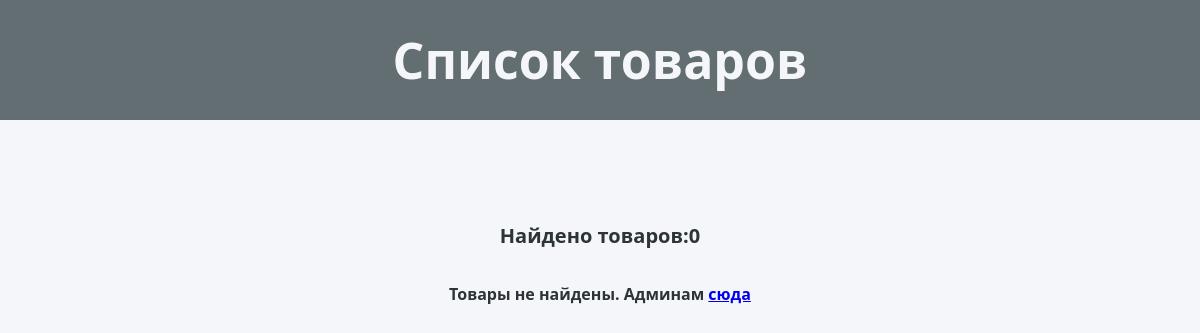
/, run on an earlier commit of the app's database.
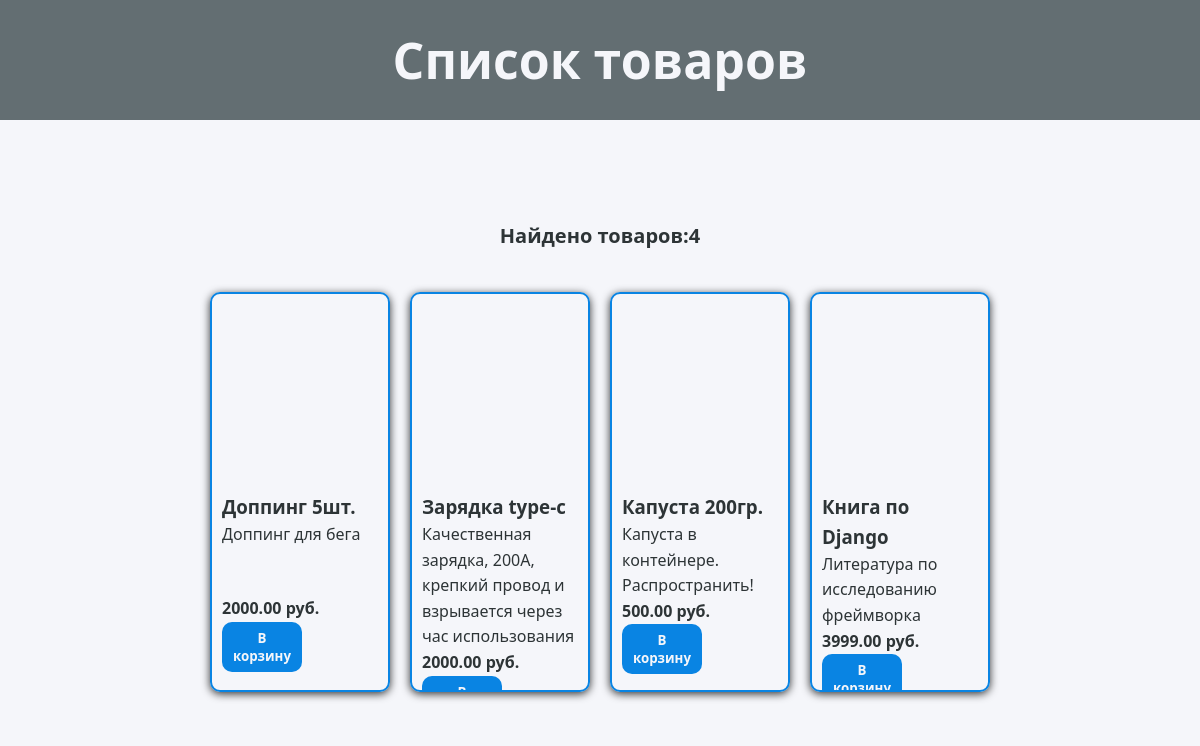
And on a later commit of the database.
### store/models.py (models this page shows, shortened)
class Products(models.Model):
    name = models.CharField("Наименование товара", max_length=200)
    price = models.DecimalField("Цена", max_digits=10, decimal_places=2)
    description = models.TextField("Описание", blank=True)
    image = models.URLField("Ссылка на изображение", blank=True, null=True)
    class Meta:
        verbose_name = "Товар"
        verbose_name_plural = "Товары"

### store/views.py (the view)
# urls.py: path('', views.index, name='index'), # <-- страница по умолчанию
def index(request):
    products = Products.objects.all().order_by('name')
    paginator = Paginator(products, 10) # 10 товаров на страницу
    page_num = request.GET.get('page')
    products = paginator.get_page(page_num) # Интересный факт: объект paginator - итерируемый объект, такой же, как и QuerySet-"products"
    context = {
        'title' : "Главная",
        'products': products,
    }
    return render(request, 'store/index.html', context)

### store/templates/store/index.html (shortened to what this page needs)
{% load static %}
<!DOCTYPE html>
<html lang="en">
<head>
    <link rel="stylesheet" href="{% static 'store/css/catalog.css' %}">
    <link rel="stylesheet" href="{% static 'store/css/carts_list.css' %}">
</head>
<body>
    <div class="main-part">
        <h1 class="heading">Список товаров</h1>
    </div>
    <main class="container">
        <p class="catalog-info">
            Найдено товаров: <strong>{{ products|length }}</strong>
        </p>
        <div class="cards-grid">
            {% for product in products %}
                {% include 'store/partials/product_card.html' with product=product%}
            {% empty %}
                <div class="empty-catalog">
                    <p>Товары не найдены. Админам <a href="{% url 'admin:index' %}">сюда</a></p>
                </div>
            {% endfor %}
        </div>
    </main>
</body>
</html>

### store/templates/store/partials/product_card.html
<div class="product-card">
    <div class="card-img" style="background-image: url('{{ product.image }}')"></div>
    <div class="card-content">
        <h3 class="product-name">{{ product.name }}</h3>
        {% if product.description %}
        <p class="product-desc">{{ product.description|truncatewords:15 }}</p>
        {% endif %}
        <div class="product-footer">
            <span class="product-price">{{ product.price|floatformat:2 }} руб.</span>
            <button class="add-to-cart-btn" data-product-id="{{ product.id }}" data-product-name="{{ product.name }}">
                В корзину
            </button>
        </div>
    </div>
</div>

What changed in the data, as far as the page shows it:
added Products: name "Доппинг 5шт.", description "Доппинг для бега", price "2000.00"
added Products: name "Зарядка type-c", description "Качественная зарядка, 200А, крепкий провод и взрывается через час использования", price "2000.00"
added Products: name "Капуста 200гр.", description "Капуста в контейнере. Распространить!", price "500.00"
added Products: name "Книга по Django", description "Литература по исследованию фреймворка", price "3999.00"
Also different on the page:
{{ products|length }}: "0" → "4"
text no longer shown: "Товары не найдены. Админам сюда"
